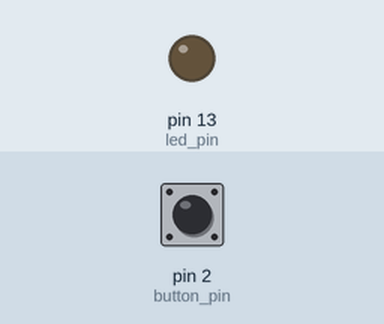
Recording of a sketch running on a simulated Arduino Uno, built with avr-gcc and run on an emulated ATmega328P. On the bench: output pins drawn as LEDs (lit = HIGH). The inputs (shaded band) are chosen by the test bench; at power-on: pin 2 (button_pin) LOW.

Above: at 1.2 s.
1.3 s: pin 2 (button_pin) pulsed HIGH 2 times (0.12 s each, 0.3 s apart)
At 2.1 s:
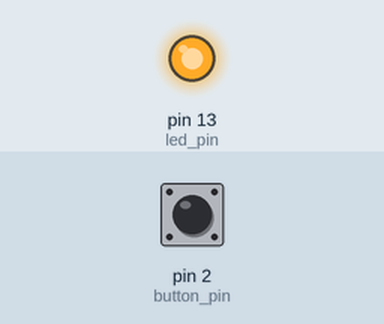
3.4 s: pin 2 (button_pin) pulled HIGH for 0.15 s
At 4.6 s:
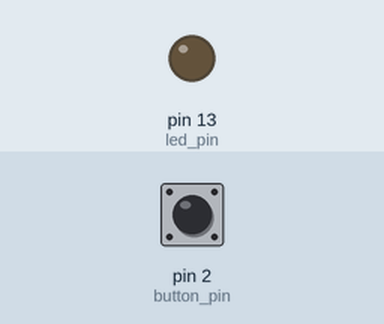
Timing chart, 0 to 6.4 s (numbered marks = the images above; inputs shaded):
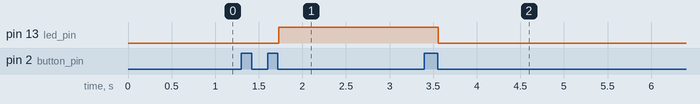

Measured:
- after the input at 1.3 s, pin 13 (led_pin): LOW → HIGH after 0.43 s
- after the input at 3.4 s, pin 13 (led_pin): HIGH → LOW after 0.16 s

The sketch:

Buttton_basic.ino
```cpp
/*
   Created by Learning To Be A Maker
*/

int button_pin = 2; // Pin where button is to be connected.
int led_pin = 13; // Pin where LED is to be connected.

volatile int button_state = LOW; // The state of the button is to be mentioned as LOW or else it will always give a HIGH value.

void setup() {
  pinMode(led_pin, OUTPUT); // Sets pin to either input or output. In our case the LED is an output as it needs to produce light.
  pinMode(button_pin, INPUT); // // Sets pin to either input or output. In our case the button is an output as it needs to return a value.
}

void loop() {

  button_state = digitalRead(button_pin); // The digitalRead function is used to read from a given pin. In our case, button_pin (pin 2) and store it in a varieble

  if (digitalRead(button_pin) == HIGH) { // Check if button_pin's state is HIGH.
    delay(10);                           // delay to prevent overwrite of values.
    if (digitalRead(button_pin) == HIGH) { // Check again if button_pin's state is still HIGH...

      while (digitalRead(button_pin) == HIGH); // while it is HIGH...
      delay(10);                               // one more delay to prevent overwrite of values.
      while (digitalRead(button_pin) == HIGH); // Check again if it is still HIGH ...
      button_state = !button_state;
      // When button_state is HIGH, do something. In our case, switch on an LED
      digitalWrite(led_pin, button_state); // Now give power to LED according to button_state
    }
  }
}
```
